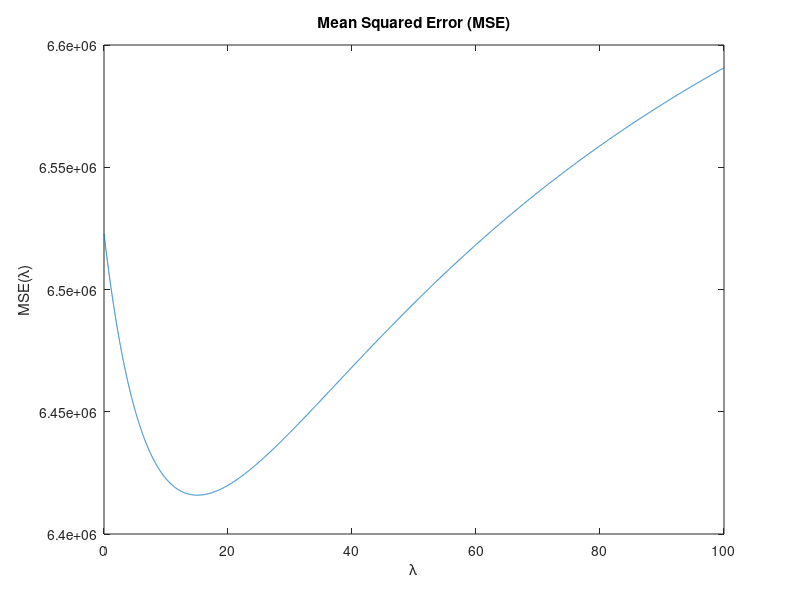
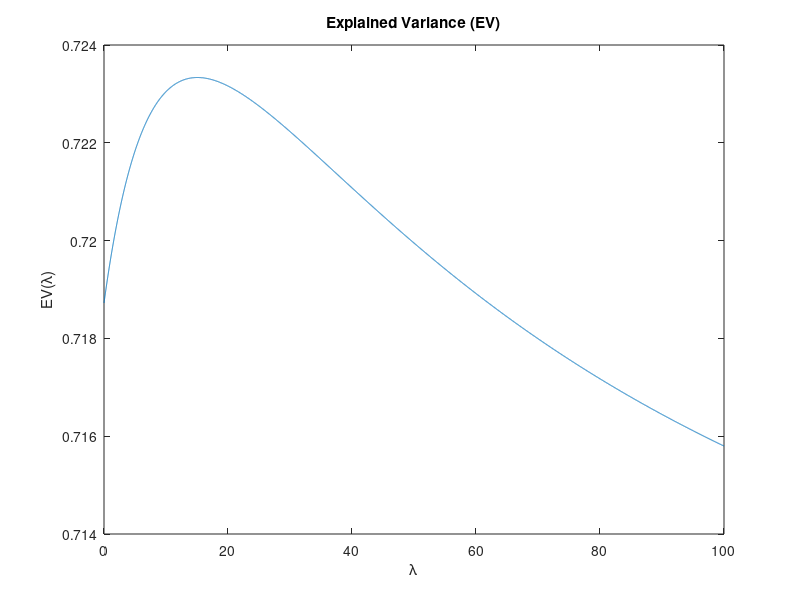

MATLAB code for these plots, in order:
%% Fco Javier Vargas Garcia-Donas
% P3 - Lineal Regression

% Loading data
close all;
clear all;
load('datos_energia_eolica_P1.mat');

% Getting parameters from our data
[N,M] = size(X);
x = X(:,1);        % Wind speed

% Discarting non-relevant data and adding indepent component

    % Simple rule TODO: change it
    % Getting rid of the outliers
    index = x < 20;
    
    % Updating our data
    x = x(index);
    Y = Y(index);
    
% Model 2: Solving by normal equations and regularization
    
    % Building the 3 order system
    X = [ones(length(x),1)  x  x.^2  x.^3];
    
    % Getting new parameters
    [N,M] = size(X);
    
% Preprocessing test data

    xtt = Xtt(:,1);
	index = xtt < 20;
    
    % Updating our data
    xtt = xtt(index);
    Ytt = Ytt(index);
    Xtt = [ones(length(xtt),1)  xtt xtt.^2  xtt.^3];
    
% Looping

    N_loop = 10000;
    error_v = zeros(1, N_loop);
    mse_v = zeros(1, N_loop);
    lambda_v = linspace(0, 100, N_loop);
    
    for i = 1:N_loop;

         % Weights & regularization
            lambda = lambda_v(i);
            lambda = [0, lambda * ones(1,M-1)];
            lambda_matrix = diag(lambda);

        % Fitting the model

            % Normal equation with lambda regularization
            w = inv(X' * X + lambda_matrix) * X' * Y;

        % Predictions

            % Model: Y = X * w
            Y_train = X * w;
            Y_est = Xtt * w;

        % Evaluation of the regressor

            % Computing the EV (explained variance)
            Ns = length(Ytt);
            sigma2 = var(Ytt);

            mse = 1/(Ns) * sum( (Y_est - Ytt).^2 );
            ev = 1 - mse/sigma2;

        % Saving the error
            mse_v(i) = mse;
            error_v(i) = ev;

    end    

% Plotting lambda VS error figure

    figure();
    plot(lambda_v, mse_v);
    title('Mean Squared Error (MSE)');
    xlabel('\lambda');
    ylabel('MSE(\lambda)');

    figure();
    plot(lambda_v, error_v);
    title('Explained Variance (EV)');
    xlabel('\lambda');
    ylabel('EV(\lambda)');
    

    
    
    
    
    
    
